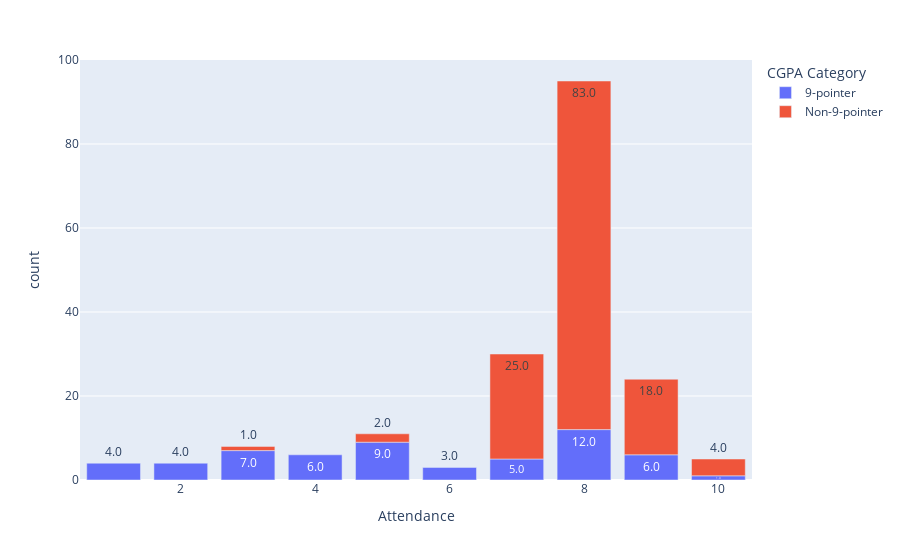

The notebook cell saved with this chart:
### Code cell
df_temp = df_prepocessed.groupby("attendance")['cgpa_bool'].value_counts().reset_index(name="count")
df_temp['cgpa_bool'] = df_temp['cgpa_bool'].map({1: "9-pointer", 0: "Non-9-pointer"})
df_temp['percentages']=df_temp.groupby('attendance')['count'].transform(lambda x: x/x.sum() *100)
df_temp['attendance'].unique()
fig = px.bar(df_temp, x="attendance", y="count",color='cgpa_bool', text_auto='.1f',barmode="relative" , hover_data={'percentages': ':.1f'},
category_orders={"cgpa_bool": ["9-pointer", "Non-9-pointer"]})
fig.update_layout(
    legend_title_text="CGPA Category",
    xaxis_title="Attendance"
)
fig.show()

### Figure 1 — Plotly figure (JSON) as saved in the notebook; plotly's stock layout.template omitted (floating-point values rounded to 4 significant figures)
{"data": [{"customdata": [[100.0], [100.0], [87.5], [100.0], [81.82], [100.0], [16.67], [12.63], [25.0], [20.0]], "hovertemplate": "cgpa_bool=9-pointer<br>attendance=%{x}<br>count=%{y}<br>percentages=%{customdata[0]:.1f}<extra></extra>", "legendgroup": "9-pointer", "marker": {"color": "#636efa", "pattern": {"shape": ""}}, "name": "9-pointer", "orientation": "v", "showlegend": true, "textposition": "auto", "texttemplate": "%{y:.1f}", "type": "bar", "x": [1, 2, 3, 4, 5, 6, 7, 8, 9, 10], "xaxis": "x", "y": [4, 4, 7, 6, 9, 3, 5, 12, 6, 1], "yaxis": "y"}, {"customdata": [[12.5], [18.18], [83.33], [87.37], [75.0], [80.0]], "hovertemplate": "cgpa_bool=Non-9-pointer<br>attendance=%{x}<br>count=%{y}<br>percentages=%{customdata[0]:.1f}<extra></extra>", "legendgroup": "Non-9-pointer", "marker": {"color": "#EF553B", "pattern": {"shape": ""}}, "name": "Non-9-pointer", "orientation": "v", "showlegend": true, "textposition": "auto", "texttemplate": "%{y:.1f}", "type": "bar", "x": [3, 5, 7, 8, 9, 10], "xaxis": "x", "y": [1, 2, 25, 83, 18, 4], "yaxis": "y"}], "layout": {"barmode": "relative", "legend": {"title": {"text": "CGPA Category"}, "tracegroupgap": 0}, "margin": {"t": 60}, "xaxis": {"anchor": "y", "domain": [0, 1], "title": {"text": "Attendance"}}, "yaxis": {"anchor": "x", "domain": [0, 1], "title": {"text": "count"}}}}
